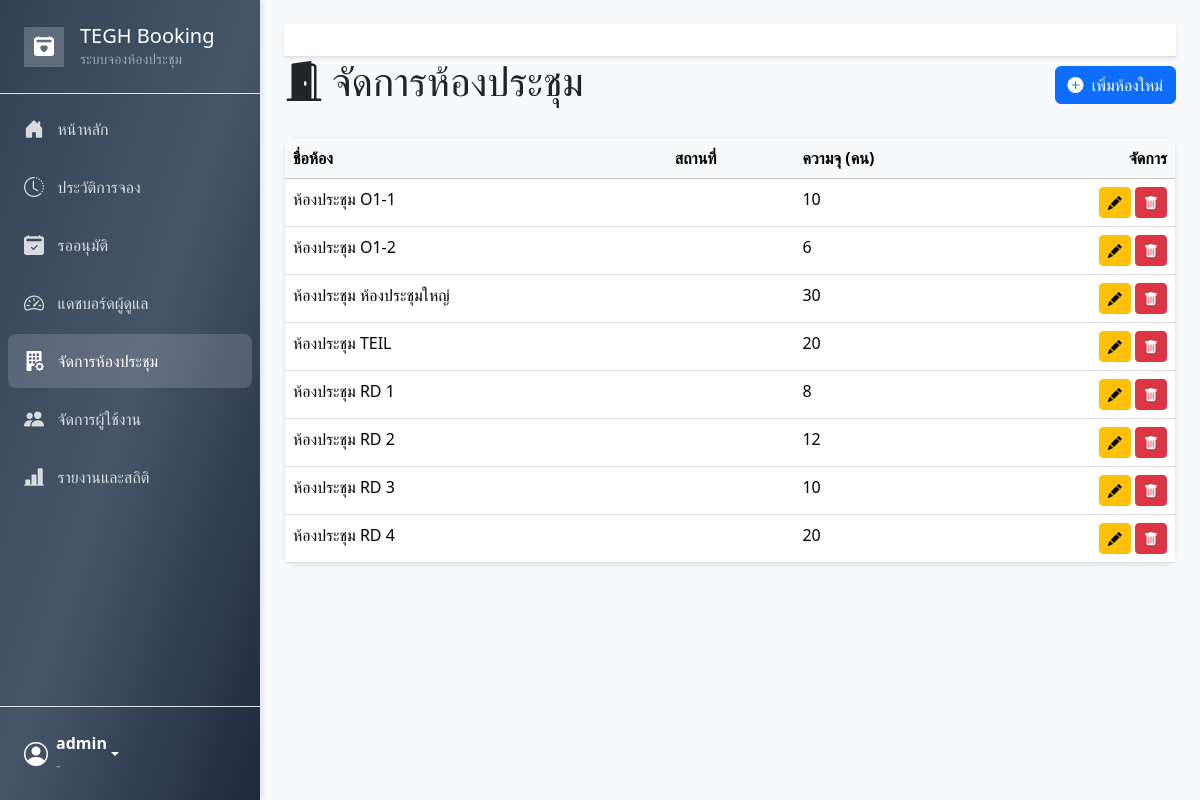
The page /management/rooms/ (signed in) on the database its author committed.
### booking/models.py (models this page shows, shortened)
class Profile(models.Model):
    user = models.OneToOneField(User, on_delete=models.CASCADE, verbose_name="ผู้ใช้")
    department = models.CharField("แผนก/ฝ่าย", max_length=100, blank=True, null=True)
    phone = models.CharField("เบอร์โทรศัพท์", max_length=20, blank=True, null=True)
    avatar = models.ImageField("รูปโปรไฟล์", upload_to='avatars/', default='avatars/default.png', blank=True, null=True)
    class Meta:
        verbose_name = "ข้อมูลผู้ใช้เพิ่มเติม"
        verbose_name_plural = "ข้อมูลผู้ใช้เพิ่มเติม"

class Room(models.Model):
    name = models.CharField("ชื่อห้องประชุม", max_length=100, unique=True)
    building = models.CharField("อาคาร", max_length=50, blank=True, null=True)
    floor = models.CharField("ชั้น", max_length=20, blank=True, null=True)
    capacity = models.PositiveIntegerField("ความจุ (คน)", default=1)
    equipment_in_room = models.TextField(
        "อุปกรณ์ภายในห้อง",
        blank=True, null=True,
        help_text="ระบุอุปกรณ์ทีละรายการ บรรทัดละอย่าง"
    )
    image = models.ImageField(
        "รูปภาพห้องประชุม",
        upload_to='room_images/',
        blank=True, null=True
    )
    class Meta:
        ordering = ['building', 'floor', 'name']
        verbose_name = "ห้องประชุม"
        verbose_name_plural = "ห้องประชุม"

### booking/views.py (the view)
# urls.py: path('management/rooms/', views.room_management_view, name='rooms'),
@login_required
@user_passes_test(is_admin)
def room_management_view(request):
    rooms = Room.objects.all().order_by('building', 'name')
    return render(request, 'pages/rooms.html', {'rooms': rooms})

### booking/views.py (called while the page is built)
def is_admin(user):
    return user.is_authenticated and user.groups.filter(name='Admin').exists()

def is_approver_or_admin(user):
    return user.is_authenticated and user.groups.filter(name__in=['Approver', 'Admin']).exists()

### templates/pages/rooms.html (shortened to what this page needs)
{% extends 'base.html' %}
{% block content %}
<div class="d-flex justify-content-between align-items-center mb-4">
    <h1><i class="bi bi-door-open-fill me-2"></i>จัดการห้องประชุม</h1>
    <a href="{% url 'add_room' %}" class="btn btn-primary"><i class="bi bi-plus-circle-fill me-1"></i> เพิ่มห้องใหม่</a>
</div>
<div class="card shadow-sm">
    <div class="card-body p-0">
        <div class="table-responsive">
            <table class="table table-hover mb-0">
                <thead class="table-light">
                    <tr>
                        <th>ชื่อห้อง</th>
                        <th>สถานที่</th>
                        <th>ความจุ (คน)</th>
                        <th class="text-end">จัดการ</th>
                    </tr>
                </thead>
                <tbody>
                    {% for room in rooms %}
                    <tr>
                        <td>{{ room.name }}</td>
                        <td>{{ room.location }}</td>
                        <td>{{ room.capacity }}</td>
                        <td class="text-end">
                            <a href="{% url 'edit_room' room.id %}" class="btn btn-sm btn-warning"><i class="bi bi-pencil-fill"></i></a>
                            <button type="button" class="btn btn-sm btn-danger" data-bs-toggle="modal" data-bs-target="#deleteRoomModal-{{ room.id }}"><i class="bi bi-trash-fill"></i></button>
                        </td>
                    </tr>
                    {% empty %}
                    <tr><td colspan="4" class="text-center text-muted py-4">ยังไม่มีห้องประชุมในระบบ</td></tr>
                    {% endfor %}
                </tbody>
            </table>
        </div>
    </div>
</div>
{% endblock %}

### templates/base.html (shortened to what this page needs)
{% load static %}
<!DOCTYPE html>
<html lang="th">
<head>
    <link href="https://cdn.jsdelivr.net/npm/bootstrap@5.3.3/dist/css/bootstrap.min.css" rel="stylesheet">
    <link rel="stylesheet" href="https://cdn.jsdelivr.net/npm/bootstrap-icons@1.11.3/font/bootstrap-icons.min.css">
    <link href="https://cdn.jsdelivr.net/npm/select2@4.1.0-rc.0/dist/css/select2.min.css" rel="stylesheet" />
    <link href="https://cdn.jsdelivr.net/npm/fullcalendar@6.1.14/index.global.min.css" rel="stylesheet" />
    <link rel="stylesheet" href="{% static 'css/theme.css' %}">
</head>
<body>
<div class="d-flex">
    <nav class="sidebar d-flex flex-column">
        <div class="sidebar-header p-4 border-bottom">
            <a href="{% url 'dashboard' %}" class="d-flex align-items-center gap-3 text-decoration-none">
                <div class="d-flex align-items-center justify-content-center rounded-lg" style="background-color: rgba(255,255,255,0.2); width: 40px; height: 40px;">
                    <i class="bi bi-calendar2-heart-fill fs-5 text-white"></i>
                </div>
                <div>
                    <h2 class="h5 text-white mb-0">TEGH Booking</h2>
                    <p class="small text-white-50 mb-0">ระบบจองห้องประชุม</p>
                </div>
            </a>
        </div>
        <div class="flex-grow-1 p-2">
            {% if menu_items %}
                {% for item in menu_items %}
                    {% if item.show %}
                        <a href="{% url item.url_name %}" class="sidebar-menu-button {% if item.active %}active{% endif %}">
                            <i class="{{ item.icon }} fs-5"></i>
                            <span>{{ item.label }}</span>
                        </a>
                    {% endif %}
                {% endfor %}
            {% else %}
                <a href="#" class="sidebar-menu-button disabled text-white-50">กำลังโหลดเมนู...</a>
            {% endif %}
        </div>
        <div class="sidebar-footer p-4 border-top">
            {% if user.is_authenticated %}
            <div class="dropdown">
                <a href="#" class="d-flex align-items-center text-white text-decoration-none dropdown-toggle" data-bs-toggle="dropdown" aria-expanded="false">
                    {% if user.profile.profile_picture %}
                    <img src="{{ user.profile.profile_picture.url }}" class="rounded-circle me-2" width="32" height="32" style="object-fit: cover;" alt="Profile">
                    {% else %}
                    <i class="bi bi-person-circle fs-4 me-2"></i>
                    {% endif %}
                    <div class="text-start">
                        <strong>{{ user.get_full_name|default:user.username }}</strong>
                        <div class="small text-white-50">{{ user.profile.department|default:"-" }}</div>
                    </div>
                </a>
            </div>
            {% endif %}
        </div>
    </nav>
    <main class="main-content-wrapper flex-grow-1">
        <header class="sticky-top bg-white p-3 border-bottom shadow-sm d-flex justify-content-between align-items-center">
        </header>
        <div>
            {% block content %}{% endblock %}
        </div>
    </main>
</div>
</body>
</html>

### static/css/theme.css (style rules this page uses)
.sidebar { width: 260px; min-width: 260px; height: 100vh; position: fixed; top: 0; left: 0; z-index: 1030; color: white; background-image: linear-gradient(to bottom right, #334155, #475569, #1e293b); display: flex; flex-direction: column; box-shadow: 2px 0 5px rgba(0,0,0,0.1); }
.sidebar-header { border-bottom: 1px solid rgba(255, 255, 255, 0.15); }
.sidebar-footer { border-top: 1px solid rgba(255, 255, 255, 0.15); }
.sidebar-menu-button { display: flex; align-items: center; gap: 0.85rem; padding: 0.75rem 1rem; border-radius: 0.5rem; text-decoration: none; color: rgba(255, 255, 255, 0.8); transition: all 0.2s ease-in-out; margin-bottom: 4px; }
.sidebar-menu-button.active { background-color: rgba(255, 255, 255, 0.15); color: white; font-weight: 500; }
.sidebar-menu-button i { min-width: 20px; text-align: center; }
.main-content-wrapper { margin-left: 260px; width: calc(100% - 260px); min-height: 100vh; padding: 0; background-color: #f8f9fa; transition: margin-left 0.3s ease, width 0.3s ease; }
.card { border-radius: 0.75rem; border: 1px solid #e9ecef; box-shadow: 0 1px 3px rgba(0,0,0,.04); margin-bottom: 1rem; }

### templates/base.html (style rules this page uses)
body { margin: 0; background-color: #f8f9fa; }
.main-content-wrapper { margin-left: 260px; width: calc(100% - 260px); padding: 1.5rem; }

### rows shown on the page
Room: name "ห้องประชุม O1-1", capacity "10"
Room: name "ห้องประชุม O1-2", capacity "6"
Room: name "ห้องประชุม ห้องประชุมใหญ่", capacity "30"
Room: name "ห้องประชุม TEIL", capacity "20"
Room: name "ห้องประชุม RD 1", capacity "8"
Room: name "ห้องประชุม RD 2", capacity "12"
Room: name "ห้องประชุม RD 3", capacity "10"
Room: name "ห้องประชุม RD 4", capacity "20"

### other values the page prints
{{ item.label }} "หน้าหลัก" "ประวัติการจอง" "รออนุมัติ" "แดชบอร์ดผู้ดูแล" "จัดการห้องประชุม" "จัดการผู้ใช้งาน" "รายงานและสถิติ"
{{ user.get_full_name|default:user.username }} "admin"
{{ user.profile.department|default:"-" }} "-"
